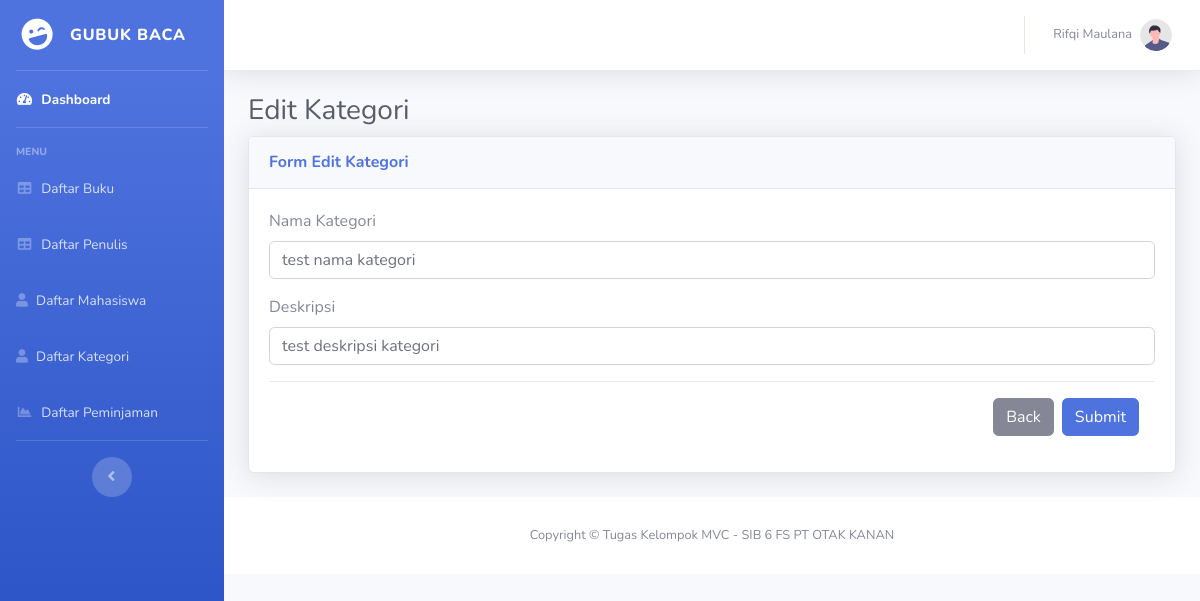
The page /public/kategori/edit/1 on the database as committed earlier.
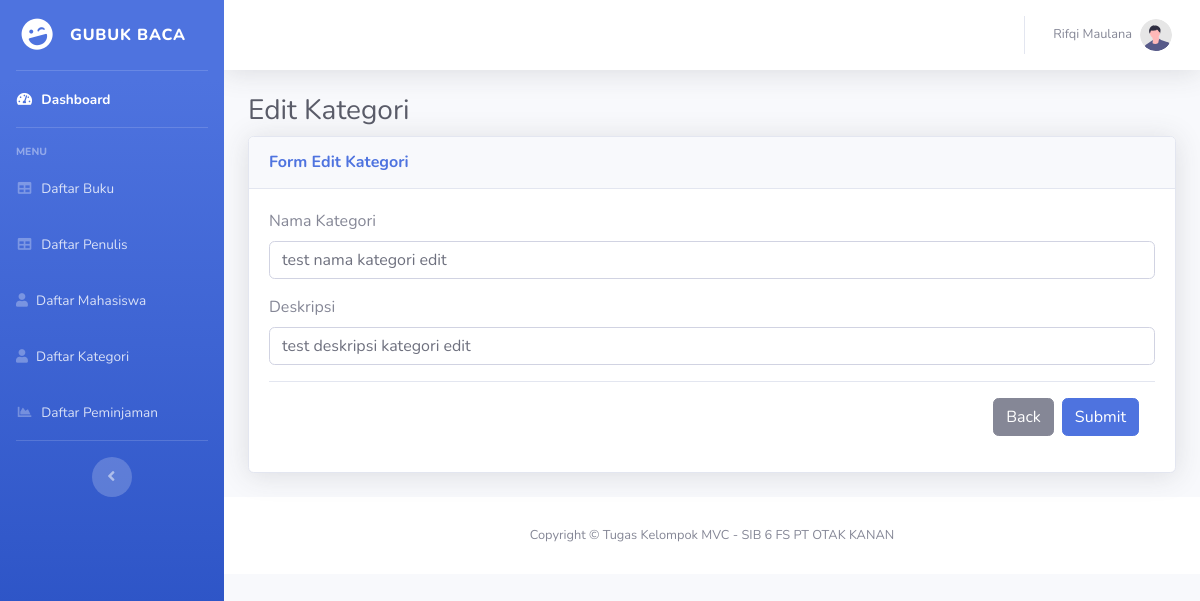
The same page on the database as committed later.
### tables this page shows
CREATE TABLE `kategori` (
  `id_kategori` int(11) NOT NULL,
  `nama_kategori` varchar(50) NOT NULL,
  `deskripsi` varchar(100) NOT NULL
);

### app/core/Controller.php (called while the page is built, shortened)
<?php
class Controller
{
  public function view($view, $data = [])
  {
    require_once '../app/views/' . $view . '.php';
  }
  public function model($model)
  {
    return new $model;
  }
}

### app/controllers/Kategori.php (called while the page is built, shortened)
<?php
class Kategori extends Controller
{
  public function edit($id_kategori)
  {
    $data['judul'] = 'Edit Kategori - Gubuk Baca';
    $data['kategori'] = $this->model('Kategori_model')->getKategoriById($id_kategori);
    $this->view('kategori/edit', $data);
  }
}

### app/core/App.php (called while the page is built, shortened)
<?php
class App
{
  protected $method = 'index';
  protected $params = [];
  public function parseURL()
  {
    if (isset($_GET['url'])) {
      $url = rtrim($_GET['url'], "/");
      $url = filter_var($url, FILTER_SANITIZE_URL);
      $url = explode("/", $url);
      return $url;
    }
  }
  public function __construct()
  {
    $url = $this->parseURL();
    if (isset($url) && file_exists('../app/controllers/' . $url[0] . '.php')) {
      unset($url[0]);
    }
    $this->controller = new $this->controller;
    if (isset($url[1]) && method_exists($this->controller, $url[1])) {
      $this->method = $url[1];
      unset($url[1]);
    }
    if (!empty($url)) {
      $this->params = array_values($url);
    }
    call_user_func_array(
      [$this->controller, $this->method],
      $this->params
    );
  }
}

### public/index.php (called while the page is built, shortened)
<?php
$new = new App;

### app/core/Database.php (called while the page is built, shortened)
<?php
class Database
{
  private $host = DB_HOST;
  private $user = DB_USER;
  private $pass = DB_PASS;
  private $db_name = DB_NAME;
  private $dbh;
  private $stmt;
  public function __construct()
  {
    $dsn = 'mysql:host=' . $this->host . ';dbname=' . $this->db_name;
    $option = [
      PDO::ATTR_PERSISTENT => true,
      PDO::ATTR_ERRMODE => PDO::ERRMODE_EXCEPTION
    ];
    try {
      $this->dbh = new PDO($dsn, $this->user, $this->pass, $option);
    } catch (PDOException $e) {
      die($e->getMessage());
    }
  }
  public function query($query)
  {
    $this->stmt = $this->dbh->prepare($query);
  }
  public function bind($param, $value, $type = null)
  {
    if (is_null($type)) {
      switch (true) {
        default:
          $type = PDO::PARAM_STR;
          break;
      }
    }
    $this->stmt->bindValue($param, $value, $type);
  }
  public function execute()
  {
    $this->stmt->execute();
  }
  public function resultSingle()
  {
    $this->execute();
    return $this->stmt->fetch(PDO::FETCH_ASSOC);
  }
}

### app/models/Kategori_model.php (called while the page is built, shortened)
<?php
class Kategori_model
{
  private $table = 'kategori';
  private $db;
  public function __construct()
  {
    $this->db = new Database;
  }
  public function getKategoriById($id_kategori)
  {
    $this->db->query('SELECT * FROM ' . $this->table . ' WHERE id_kategori=:id_kategori');
    $this->db->bind('id_kategori', $id_kategori);
    return $this->db->resultSingle();
  }
}

### app/views/Kategori/edit.php (the view, shortened to what this page needs)
<div class="container-fluid">
  <h1 class="h3 mb-2 text-gray-800">Edit Kategori</h1>
  <div class="card shadow mb-4">
    <div class="card-header py-3">
      <h6 class="m-0 font-weight-bold text-primary">Form Edit Kategori</h6>
    </div>
    <div class="card-body">
      <form action="<?= BASEURL; ?>/kategori/update" method="POST">
        <div class="form-group">
          <label for="nama_kategori">Nama Kategori</label>
          <input type="text" class="form-control" id="nama_kategori" name="nama_kategori" value="<?= $data['kategori']['nama_kategori'] ?>">
        </div>
        <div class="form-group">
          <label for="deskripsi">Deskripsi</label>
          <input type="text" class="form-control" id="deskripsi" name="deskripsi" value="<?= $data['kategori']['deskripsi'] ?>">
        </div>
        <div class="modal-footer">
          <a href="<?= BASEURL ?>/kategori" type="button" class="btn btn-secondary">Back</a>
          <button type="submit" class="btn btn-primary">Submit</button>
        </div>
      </form>
    </div>
  </div>

Rows that differ between the two databases and show on the page:
changed kategori: nama_kategori "test nama kategori" → "test nama kategori edit"; deskripsi "test deskripsi kategori" → "test deskripsi kategori edit"
